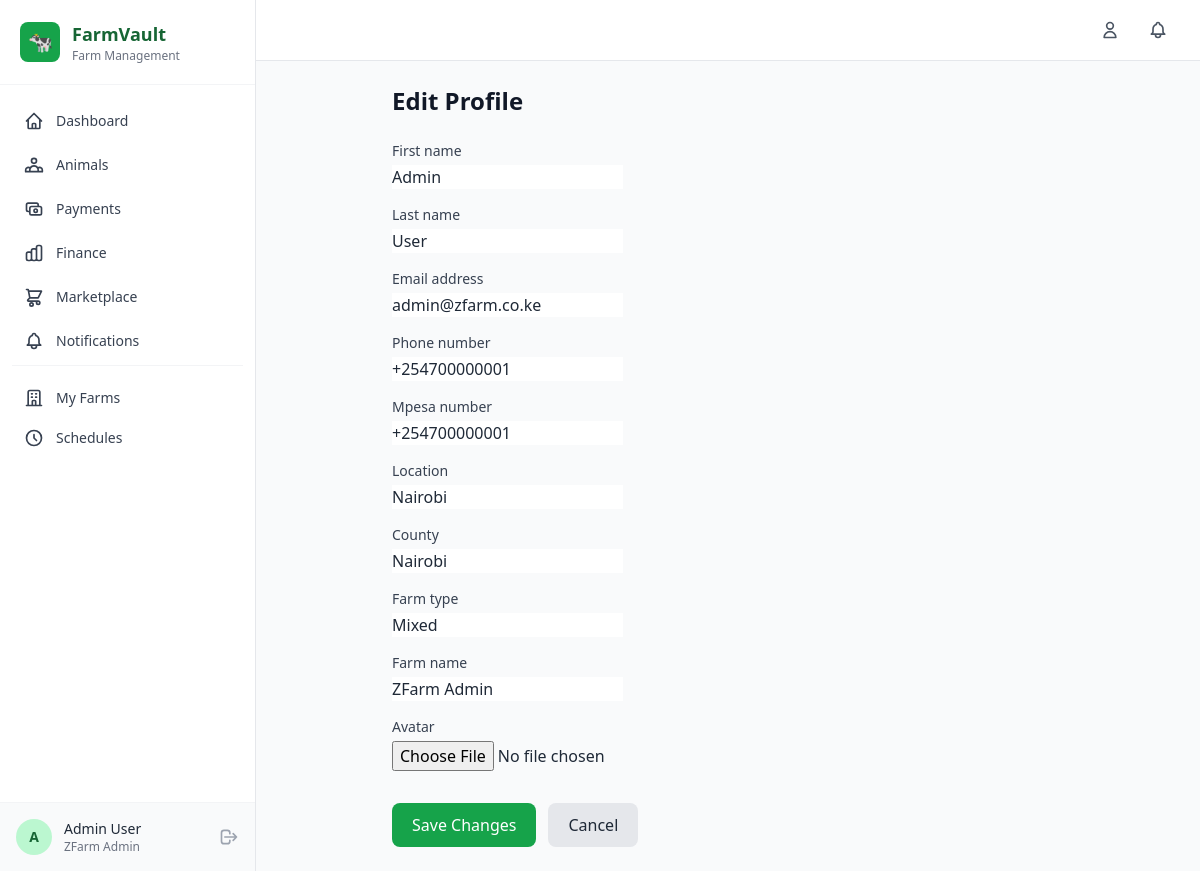
Page /accounts/profile/edit/ (signed in) on the committed database.
### accounts/models.py (models this page shows, shortened)
class Farmer(AbstractUser):
    id = models.UUIDField(primary_key=True, default=uuid.uuid4, editable=False)
    phone_number = models.CharField(max_length=20, unique=True, blank=True, null=True)
    mpesa_number = models.CharField(max_length=20, blank=True, null=True, help_text="M-Pesa linked phone number")
    id_number = models.CharField(max_length=20, blank=True, null=True)
    location = models.CharField(max_length=200, blank=True)
    county = models.CharField(max_length=100, blank=True)
    farm_type = models.CharField(max_length=100, blank=True, help_text="e.g., Dairy, Poultry, Mixed")
    farm_name = models.CharField(max_length=200, blank=True)
    avatar = models.ImageField(upload_to='avatars/', blank=True, null=True)
    is_verified = models.BooleanField(default=False)
    is_vet = models.BooleanField(default=False, help_text="Is this user a veterinarian?")
    created_at = models.DateTimeField(auto_now_add=True)
    updated_at = models.DateTimeField(auto_now=True)
    REQUIRED_FIELDS = ['email']
    class Meta:
        verbose_name = 'Farmer'
        verbose_name_plural = 'Farmers'
        ordering = ['-created_at']

### accounts/views.py (the view)
# urls.py: path('profile/edit/', views.profile_edit, name='profile_edit'),
@login_required
def profile_edit(request):
    if request.method == 'POST':
        form = FarmerProfileForm(request.POST, request.FILES, instance=request.user)
        if form.is_valid():
            form.save()
            messages.success(request, 'Profile updated successfully!')
            return redirect('accounts:profile')
    else:
        form = FarmerProfileForm(instance=request.user)
    return render(request, 'accounts/profile_edit.html', {'form': form})

### accounts/forms.py
class FarmerProfileForm(forms.ModelForm):
    class Meta:
        model = Farmer
        fields = ['first_name', 'last_name', 'email', 'phone_number', 'mpesa_number', 'location', 'county', 'farm_type', 'farm_name', 'avatar']
        widgets = {
            'first_name': forms.TextInput(attrs={'class': 'form-input'}),
            'last_name': forms.TextInput(attrs={'class': 'form-input'}),
            'email': forms.EmailInput(attrs={'class': 'form-input'}),
            'phone_number': forms.TextInput(attrs={'class': 'form-input'}),
            'mpesa_number': forms.TextInput(attrs={'class': 'form-input'}),
            'location': forms.TextInput(attrs={'class': 'form-input'}),
            'county': forms.TextInput(attrs={'class': 'form-input'}),
            'farm_type': forms.TextInput(attrs={'class': 'form-input'}),
            'farm_name': forms.TextInput(attrs={'class': 'form-input'}),
        }
    def __init__(self, *args, **kwargs):
        super().__init__(*args, **kwargs)
        for field in self.fields.values():
            if not field.widget.attrs.get('class'):
                field.widget.attrs.update({'class': 'form-input'})

### templates/accounts/profile_edit.html (shortened to what this page needs)
{% extends 'base.html' %}
{% block content %}
<div class="max-w-2xl mx-auto">
    <div class="mb-6"><h1 class="text-2xl font-bold text-gray-900">Edit Profile</h1></div>
    <div class="card">
        <form method="post" enctype="multipart/form-data" class="space-y-4">
            {% for field in form %}
            <div>
                <label class="block text-sm font-medium text-gray-700 mb-1">{{ field.label }}</label>
                {{ field }}
            </div>
            {% endfor %}
            <div class="flex gap-3 pt-4">
                <button type="submit" class="bg-primary-600 hover:bg-primary-700 text-white font-medium py-2.5 px-5 rounded-lg inline-flex items-center gap-2">Save Changes</button>
                <a href="{% url 'accounts:profile' %}" class="bg-gray-200 hover:bg-gray-300 text-gray-800 font-medium py-2.5 px-5 rounded-lg inline-flex items-center gap-2">Cancel</a>
            </div>
        </form>
    </div>
</div>
{% endblock %}

### templates/base.html (shortened to what this page needs)
{% load static %}
<!DOCTYPE html>
<html lang="en" class="h-full">
<head>
    <script src="https://cdn.tailwindcss.com"></script>
</head>
<body class="h-full bg-gray-50 text-gray-800">
    {% if user.is_authenticated %}
    <aside id="sidebar" class="fixed left-0 top-0 h-full w-64 bg-white border-r border-gray-200 z-50 transform -translate-x-full lg:translate-x-0 transition-transform duration-300">
        <div class="flex items-center gap-3 p-5 border-b border-gray-100">
            <div class="w-10 h-10 bg-primary-600 rounded-lg flex items-center justify-center">
                <span class="text-white text-xl">🐄</span>
            </div>
            <div>
                <h1 class="text-lg font-bold text-primary-800">FarmVault</h1>
                <p class="text-xs text-gray-500">Farm Management</p>
            </div>
        </div>
        <nav class="mt-4 px-3 space-y-1">
            <a href="{% url 'analytics:dashboard' %}" class="nav-link flex items-center gap-3 px-3 py-2.5 rounded-lg text-sm font-medium text-gray-700 hover:bg-primary-50 hover:text-primary-700 transition-colors ">
                <svg class="w-5 h-5" fill="none" stroke="currentColor" viewBox="0 0 24 24"><path stroke-linecap="round" stroke-linejoin="round" stroke-width="2" d="M3 12l2-2m0 0l7-7 7 7M5 10v10a1 1 0 001 1h3m10-11l2 2m-2-2v10a1 1 0 01-1 1h-3m-6 0a1 1 0 001-1v-4a1 1 0 011-1h2a1 1 0 011 1v4a1 1 0 001 1m-6 0h6"/></svg>
                Dashboard
            </a>
            <a href="{% url 'animals:animal_list' %}" class="nav-link flex items-center gap-3 px-3 py-2.5 rounded-lg text-sm font-medium text-gray-700 hover:bg-primary-50 hover:text-primary-700 transition-colors">
                Animals
            </a>
            <a href="{% url 'payments:transaction_list' %}" class="nav-link flex items-center gap-3 px-3 py-2.5 rounded-lg text-sm font-medium text-gray-700 hover:bg-primary-50 hover:text-primary-700 transition-colors">
                <svg class="w-5 h-5" fill="none" stroke="currentColor" viewBox="0 0 24 24"><path stroke-linecap="round" stroke-linejoin="round" stroke-width="2" d="M17 9V7a2 2 0 00-2-2H5a2 2 0 00-2 2v6a2 2 0 002 2h2m2 4h10a2 2 0 002-2v-6a2 2 0 00-2-2H9a2 2 0 00-2 2v6a2 2 0 002 2zm7-5a2 2 0 11-4 0 2 2 0 014 0z"/></svg>
                Payments
            </a>
            <a href="{% url 'payments:finance_summary' %}" class="nav-link flex items-center gap-3 px-3 py-2.5 rounded-lg text-sm font-medium text-gray-700 hover:bg-primary-50 hover:text-primary-700 transition-colors">
                Finance
            </a>
            <a href="{% url 'marketplace:listing_list' %}" class="nav-link flex items-center gap-3 px-3 py-2.5 rounded-lg text-sm font-medium text-gray-700 hover:bg-primary-50 hover:text-primary-700 transition-colors">
                <svg class="w-5 h-5" fill="none" stroke="currentColor" viewBox="0 0 24 24"><path stroke-linecap="round" stroke-linejoin="round" stroke-width="2" d="M3 3h2l.4 2M7 13h10l4-8H5.4M7 13L5.4 5M7 13l-2.293 2.293c-.63.63-.184 1.707.707 1.707H17m0 0a2 2 0 100 4 2 2 0 000-4zm-8 2a2 2 0 100 4 2 2 0 000-4z"/></svg>
                Marketplace
            </a>
            <a href="{% url 'notifications:notification_list' %}" class="nav-link flex items-center gap-3 px-3 py-2.5 rounded-lg text-sm font-medium text-gray-700 hover:bg-primary-50 hover:text-primary-700 transition-colors">
                Notifications
            </a>
            <div class="border-t border-gray-100 my-3 pt-3">
                <a href="{% url 'accounts:farm_list' %}" class="nav-link flex items-center gap-3 px-3 py-2.5 rounded-lg text-sm font-medium text-gray-700 hover:bg-primary-50 hover:text-primary-700 transition-colors">
                    <svg class="w-5 h-5" fill="none" stroke="currentColor" viewBox="0 0 24 24"><path stroke-linecap="round" stroke-linejoin="round" stroke-width="2" d="M19 21V5a2 2 0 00-2-2H7a2 2 0 00-2 2v16m14 0h2m-2 0h-5m-9 0H3m2 0h5M9 7h1m-1 4h1m4-4h1m-1 4h1m-5 10v-5a1 1 0 011-1h2a1 1 0 011 1v5m-4 0h4"/></svg>
                    My Farms
                </a>
                <a href="{% url 'notifications:schedule_list' %}" class="nav-link flex items-center gap-3 px-3 py-2.5 rounded-lg text-sm font-medium text-gray-700 hover:bg-primary-50 hover:text-primary-700 transition-colors">
                    <svg class="w-5 h-5" fill="none" stroke="currentColor" viewBox="0 0 24 24"><path stroke-linecap="round" stroke-linejoin="round" stroke-width="2" d="M12 8v4l3 3m6-3a9 9 0 11-18 0 9 9 0 0118 0z"/></svg>
                    Schedules
                </a>
            </div>
        </nav>
        <div class="absolute bottom-0 left-0 right-0 p-4 border-t border-gray-100 bg-gray-50">
            <div class="flex items-center gap-3">
                <div class="w-9 h-9 bg-primary-200 rounded-full flex items-center justify-center">
                    <span class="text-primary-800 font-semibold text-sm">{{ user.first_name.0|default:user.username.0|upper }}</span>
                </div>
                <div class="flex-1 min-w-0">
                    <p class="text-sm font-medium text-gray-800 truncate">{{ user.get_full_name|default:user.username }}</p>
                    <p class="text-xs text-gray-500 truncate">{{ user.farm_name|default:"Farmer" }}</p>
                </div>
                <a href="{% url 'accounts:logout' %}" class="text-gray-400 hover:text-red-500 transition-colors" title="Logout">
                    <svg class="w-5 h-5" fill="none" stroke="currentColor" viewBox="0 0 24 24"><path stroke-linecap="round" stroke-linejoin="round" stroke-width="2" d="M17 16l4-4m0 0l-4-4m4 4H7m6 4v1a3 3 0 01-3 3H6a3 3 0 01-3-3V7a3 3 0 013-3h4a3 3 0 013 3v1"/></svg>
                </a>
            </div>
        </div>
    </aside>
    <div class="lg:ml-64 min-h-screen">
        <header class="bg-white border-b border-gray-200 sticky top-0 z-30">
            <div class="flex items-center justify-between px-4 py-3 sm:px-6">
                <div class="flex items-center gap-3">
                    <a href="{% url 'accounts:profile' %}" class="text-gray-600 hover:text-primary-600 transition-colors p-2 rounded-lg hover:bg-gray-100" title="Profile">
                        <svg class="w-5 h-5" fill="none" stroke="currentColor" viewBox="0 0 24 24"><path stroke-linecap="round" stroke-linejoin="round" stroke-width="2" d="M16 7a4 4 0 11-8 0 4 4 0 018 0zM12 14a7 7 0 00-7 7h14a7 7 0 00-7-7z"/></svg>
                    </a>
                    <a href="{% url 'notifications:notification_list' %}" class="text-gray-600 hover:text-primary-600 transition-colors p-2 rounded-lg hover:bg-gray-100 relative" title="Notifications">
                    </a>
                </div>
            </div>
        </header>
        <main class="p-4 sm:p-6">
            {% block content %}{% endblock %}
        </main>
    </div>
    {% endif %}
</body>
</html>

### templates/base.html (style rules this page uses)
.form-input { @apply w-full px-4 py-2.5 border border-gray-300 rounded-lg focus:ring-2 focus:ring-primary-500 focus:border-primary-500 transition-colors duration-200 outline-none; }
.card { @apply bg-white rounded-xl shadow-sm border border-gray-100 p-6; }

### rows in the picture
Farmer: first_name.0 "A", get_full_name "Admin User", farm_name "ZFarm Admin", form "Admin" "User" "admin@zfarm.co.ke" "+254700000001" "+254700000001" "Nairobi" "Nairobi" "Mixed" "ZFarm Admin"

### other values in the picture
{{ field.label }} "First name" "Last name" "Email address" "Phone number" "Mpesa number" "Location" "County" "Farm type" "Farm name" "Avatar"
